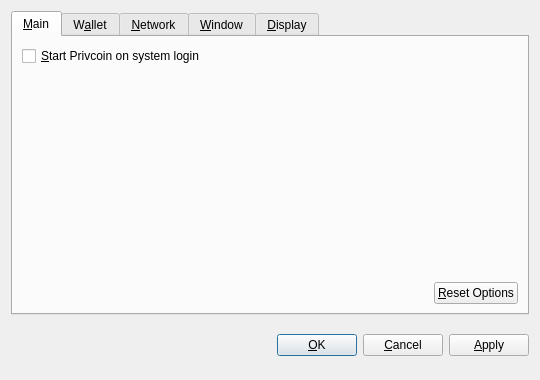
<?xml version="1.0" encoding="UTF-8"?>
<ui version="4.0">
 <class>OptionsDialog</class>
 <widget class="QDialog" name="OptionsDialog">
  <property name="geometry">
   <rect>
    <x>0</x>
    <y>0</y>
    <width>540</width>
    <height>380</height>
   </rect>
  </property>
  <property name="windowTitle">
   <string>Options</string>
  </property>
  <property name="modal">
   <bool>true</bool>
  </property>
  <layout class="QVBoxLayout" name="verticalLayout">
   <item>
    <widget class="QTabWidget" name="tabWidget">
     <property name="tabPosition">
      <enum>QTabWidget::North</enum>
     </property>
     <property name="currentIndex">
      <number>0</number>
     </property>
     <widget class="QWidget" name="tabMain">
      <attribute name="title">
       <string>&amp;Main</string>
      </attribute>
      <layout class="QVBoxLayout" name="verticalLayout_Main">
       <item>
        <widget class="QCheckBox" name="bitcoinAtStartup">
         <property name="toolTip">
          <string>Automatically start Privcoin after logging in to the system.</string>
         </property>
         <property name="text">
          <string>&amp;Start Privcoin on system login</string>
         </property>
        </widget>
       </item>
       <item>
        <spacer name="verticalSpacer_Main">
         <property name="orientation">
          <enum>Qt::Vertical</enum>
         </property>
         <property name="sizeHint" stdset="0">
          <size>
           <width>20</width>
           <height>40</height>
          </size>
         </property>
        </spacer>
       </item>
       <item>
        <layout class="QHBoxLayout" name="horizontalLayout_2_Main">
         <item>
          <spacer name="horizontalSpacer_2_Main">
           <property name="orientation">
            <enum>Qt::Horizontal</enum>
           </property>
           <property name="sizeHint" stdset="0">
            <size>
             <width>40</width>
             <height>20</height>
            </size>
           </property>
          </spacer>
         </item>
         <item>
          <widget class="QPushButton" name="resetButton">
           <property name="toolTip">
            <string>Reset all client options to default.</string>
           </property>
           <property name="text">
            <string>&amp;Reset Options</string>
           </property>
           <property name="autoDefault">
            <bool>false</bool>
           </property>
          </widget>
         </item>
        </layout>
       </item>
      </layout>
     </widget>
     <widget class="QWidget" name="tabWallet">
      <attribute name="title">
       <string>W&amp;allet</string>
      </attribute>
      <layout class="QVBoxLayout" name="verticalLayout_Network">
       <item>
        <widget class="QLabel" name="transactionFeeInfoLabel">
         <property name="text">
          <string>Optional transaction fee per kB that helps make sure your transactions are processed quickly. Most transactions are 1 kB.</string>
         </property>
         <property name="textFormat">
          <enum>Qt::PlainText</enum>
         </property>
         <property name="wordWrap">
          <bool>true</bool>
         </property>
        </widget>
       </item>
       <item>
        <layout class="QHBoxLayout" name="horizontalLayout_1_Main">
         <item>
          <widget class="QLabel" name="transactionFeeLabel">
           <property name="text">
            <string>Pay transaction &amp;fee</string>
           </property>
           <property name="textFormat">
            <enum>Qt::PlainText</enum>
           </property>
           <property name="buddy">
            <cstring>transactionFee</cstring>
           </property>
          </widget>
         </item>
         <item>
          <widget class="BitcoinAmountField" name="transactionFee"/>
         </item>
         <item>
          <spacer name="horizontalSpacer_1_Main">
           <property name="orientation">
            <enum>Qt::Horizontal</enum>
           </property>
           <property name="sizeHint" stdset="0">
            <size>
             <width>40</width>
             <height>20</height>
            </size>
           </property>
          </spacer>
         </item>
        </layout>
       </item>
       <item>
        <widget class="QLabel" name="label">
         <property name="text">
          <string>If you disable the spending of unconfirmed change, the change from a transaction cannot be used until that transaction has at least one confirmation. This also affects how your balance is computed.</string>
         </property>
         <property name="wordWrap">
          <bool>true</bool>
         </property>
        </widget>
       </item>
       <item>
        <widget class="QCheckBox" name="spendZeroConfChange">
         <property name="text">
          <string>Spend unconfirmed change  (experts only)</string>
         </property>
        </widget>
       </item>
       <item>
        <spacer name="verticalSpacer">
         <property name="orientation">
          <enum>Qt::Vertical</enum>
         </property>
         <property name="sizeHint" stdset="0">
          <size>
           <width>20</width>
           <height>40</height>
          </size>
         </property>
        </spacer>
       </item>
      </layout>
     </widget>
     <widget class="QWidget" name="tabNetwork">
      <attribute name="title">
       <string>&amp;Network</string>
      </attribute>
      <layout class="QVBoxLayout" name="verticalLayout_Network">
       <item>
        <widget class="QCheckBox" name="mapPortUpnp">
         <property name="toolTip">
          <string>Automatically open the Privcoin client port on the router. This only works when your router supports UPnP and it is enabled.</string>
         </property>
         <property name="text">
          <string>Map port using &amp;UPnP</string>
         </property>
        </widget>
       </item>
       <item>
        <widget class="QCheckBox" name="connectSocks">
         <property name="toolTip">
          <string>Connect to the Privcoin network through a SOCKS proxy (e.g. when connecting through Tor).</string>
         </property>
         <property name="text">
          <string>&amp;Connect through SOCKS proxy:</string>
         </property>
        </widget>
       </item>
       <item>
        <layout class="QHBoxLayout" name="horizontalLayout_Network">
         <item>
          <widget class="QLabel" name="proxyIpLabel">
           <property name="text">
            <string>Proxy &amp;IP:</string>
           </property>
           <property name="textFormat">
            <enum>Qt::PlainText</enum>
           </property>
           <property name="buddy">
            <cstring>proxyIp</cstring>
           </property>
          </widget>
         </item>
         <item>
          <widget class="QValidatedLineEdit" name="proxyIp">
           <property name="maximumSize">
            <size>
             <width>140</width>
             <height>16777215</height>
            </size>
           </property>
           <property name="toolTip">
            <string>IP address of the proxy (e.g. 127.0.0.1)</string>
           </property>
          </widget>
         </item>
         <item>
          <widget class="QLabel" name="proxyPortLabel">
           <property name="text">
            <string>&amp;Port:</string>
           </property>
           <property name="textFormat">
            <enum>Qt::PlainText</enum>
           </property>
           <property name="buddy">
            <cstring>proxyPort</cstring>
           </property>
          </widget>
         </item>
         <item>
          <widget class="QLineEdit" name="proxyPort">
           <property name="maximumSize">
            <size>
             <width>55</width>
             <height>16777215</height>
            </size>
           </property>
           <property name="toolTip">
            <string>Port of the proxy (e.g. 9050)</string>
           </property>
          </widget>
         </item>
         <item>
          <widget class="QLabel" name="socksVersionLabel">
           <property name="text">
            <string>SOCKS &amp;Version:</string>
           </property>
           <property name="textFormat">
            <enum>Qt::PlainText</enum>
           </property>
           <property name="buddy">
            <cstring>socksVersion</cstring>
           </property>
          </widget>
         </item>
         <item>
          <widget class="QValueComboBox" name="socksVersion">
           <property name="toolTip">
            <string>SOCKS version of the proxy (e.g. 5)</string>
           </property>
          </widget>
         </item>
         <item>
          <spacer name="horizontalSpacer_Network">
           <property name="orientation">
            <enum>Qt::Horizontal</enum>
           </property>
           <property name="sizeHint" stdset="0">
            <size>
             <width>40</width>
             <height>20</height>
            </size>
           </property>
          </spacer>
         </item>
        </layout>
       </item>
       <item>
        <spacer name="verticalSpacer_Network">
         <property name="orientation">
          <enum>Qt::Vertical</enum>
         </property>
         <property name="sizeHint" stdset="0">
          <size>
           <width>20</width>
           <height>40</height>
          </size>
         </property>
        </spacer>
       </item>
      </layout>
     </widget>
     <widget class="QWidget" name="tabWindow">
      <attribute name="title">
       <string>&amp;Window</string>
      </attribute>
      <layout class="QVBoxLayout" name="verticalLayout_Window">
       <item>
        <widget class="QCheckBox" name="minimizeToTray">
         <property name="toolTip">
          <string>Show only a tray icon after minimizing the window.</string>
         </property>
         <property name="text">
          <string>&amp;Minimize to the tray instead of the taskbar</string>
         </property>
        </widget>
       </item>
       <item>
        <widget class="QCheckBox" name="minimizeOnClose">
         <property name="toolTip">
          <string>Minimize instead of exit the application when the window is closed. When this option is enabled, the application will be closed only after selecting Quit in the menu.</string>
         </property>
         <property name="text">
          <string>M&amp;inimize on close</string>
         </property>
        </widget>
       </item>
       <item>
        <spacer name="verticalSpacer_Window">
         <property name="orientation">
          <enum>Qt::Vertical</enum>
         </property>
         <property name="sizeHint" stdset="0">
          <size>
           <width>20</width>
           <height>40</height>
          </size>
         </property>
        </spacer>
       </item>
      </layout>
     </widget>
     <widget class="QWidget" name="tabDisplay">
      <attribute name="title">
       <string>&amp;Display</string>
      </attribute>
      <layout class="QVBoxLayout" name="verticalLayout_Display">
       <item>
        <layout class="QHBoxLayout" name="horizontalLayout_1_Display">
         <item>
          <widget class="QLabel" name="langLabel">
           <property name="text">
            <string>User Interface &amp;language:</string>
           </property>
           <property name="textFormat">
            <enum>Qt::PlainText</enum>
           </property>
           <property name="buddy">
            <cstring>lang</cstring>
           </property>
          </widget>
         </item>
         <item>
          <widget class="QValueComboBox" name="lang">
           <property name="toolTip">
            <string>The user interface language can be set here. This setting will take effect after restarting Privcoin.</string>
           </property>
          </widget>
         </item>
        </layout>
       </item>
       <item>
        <layout class="QHBoxLayout" name="horizontalLayout_2_Display">
         <item>
          <widget class="QLabel" name="unitLabel">
           <property name="text">
            <string>&amp;Unit to show amounts in:</string>
           </property>
           <property name="textFormat">
            <enum>Qt::PlainText</enum>
           </property>
           <property name="buddy">
            <cstring>unit</cstring>
           </property>
          </widget>
         </item>
         <item>
          <widget class="QValueComboBox" name="unit">
           <property name="toolTip">
            <string>Choose the default subdivision unit to show in the interface and when sending coins.</string>
           </property>
          </widget>
         </item>
        </layout>
       </item>
       <item>
        <widget class="QCheckBox" name="displayAddresses">
         <property name="toolTip">
          <string>Whether to show Privcoin addresses in the transaction list or not.</string>
         </property>
         <property name="text">
          <string>&amp;Display addresses in transaction list</string>
         </property>
        </widget>
       </item>
       <item>
        <widget class="QCheckBox" name="coinControlFeatures">
         <property name="toolTip">
          <string>Whether to show coin control features or not.</string>
         </property>
         <property name="text">
          <string>Display coin &amp;control features (experts only!)</string>
         </property>
        </widget>
       </item>
       <item>
        <spacer name="verticalSpacer_Display">
         <property name="orientation">
          <enum>Qt::Vertical</enum>
         </property>
         <property name="sizeHint" stdset="0">
          <size>
           <width>20</width>
           <height>40</height>
          </size>
         </property>
        </spacer>
       </item>
      </layout>
     </widget>
    </widget>
   </item>
   <item>
    <layout class="QHBoxLayout" name="horizontalLayout_Buttons">
     <item>
      <spacer name="horizontalSpacer_1">
       <property name="orientation">
        <enum>Qt::Horizontal</enum>
       </property>
       <property name="sizeHint" stdset="0">
        <size>
         <width>40</width>
         <height>48</height>
        </size>
       </property>
      </spacer>
     </item>
     <item>
      <widget class="QLabel" name="statusLabel">
       <property name="font">
        <font>
         <weight>75</weight>
         <bold>true</bold>
        </font>
       </property>
       <property name="text">
        <string/>
       </property>
       <property name="textFormat">
        <enum>Qt::PlainText</enum>
       </property>
       <property name="wordWrap">
        <bool>true</bool>
       </property>
      </widget>
     </item>
     <item>
      <spacer name="horizontalSpacer_2">
       <property name="orientation">
        <enum>Qt::Horizontal</enum>
       </property>
       <property name="sizeHint" stdset="0">
        <size>
         <width>40</width>
         <height>48</height>
        </size>
       </property>
      </spacer>
     </item>
     <item>
      <widget class="QPushButton" name="okButton">
       <property name="text">
        <string>&amp;OK</string>
       </property>
      </widget>
     </item>
     <item>
      <widget class="QPushButton" name="cancelButton">
       <property name="text">
        <string>&amp;Cancel</string>
       </property>
       <property name="autoDefault">
        <bool>false</bool>
       </property>
      </widget>
     </item>
     <item>
      <widget class="QPushButton" name="applyButton">
       <property name="text">
        <string>&amp;Apply</string>
       </property>
       <property name="autoDefault">
        <bool>false</bool>
       </property>
      </widget>
     </item>
    </layout>
   </item>
  </layout>
 </widget>
 <customwidgets>
  <customwidget>
   <class>BitcoinAmountField</class>
   <extends>QSpinBox</extends>
   <header>bitcoinamountfield.h</header>
  </customwidget>
  <customwidget>
   <class>QValueComboBox</class>
   <extends>QComboBox</extends>
   <header>qvaluecombobox.h</header>
  </customwidget>
  <customwidget>
   <class>QValidatedLineEdit</class>
   <extends>QLineEdit</extends>
   <header>qvalidatedlineedit.h</header>
  </customwidget>
 </customwidgets>
 <resources/>
 <connections/>
</ui>
